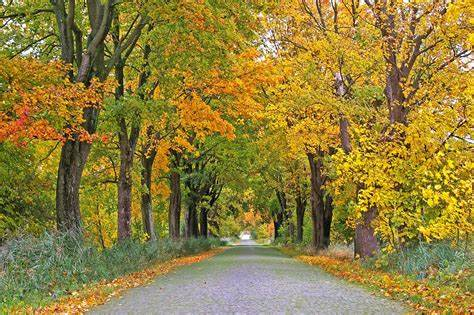
#> input picture asset/Pohon1.jpg, 474 x 315 px, found by its file name
$ python Histogram_warna.py
#> lines starting #> are read from the running program, lines starting #| are printed output that depends on the picture
# Nama : Wasthutatya
# Npm  : 5220411117
# Histogram_warna
import cv2
import numpy as np
import matplotlib.pyplot as plt

citra = cv2.imread("asset/Pohon1.jpg")
#> citra is the input picture: shape (315, 474, 3); mean B, G, R 60.7, 127.4, 144.7
# menyimpan jumlah baris dan jumlah kolom
def histogram_rgb(citra) :
    jum_baris = len(citra)
#> jum_baris = 315
    jum_kolom = len(citra[0])
#> jum_kolom = 474

    #inisiasi histogram di setiap channel
    hist_blue = np.zeros(256)
    hist_green = np.zeros(256)
    hist_red = np.zeros(256)

    for i in range(jum_baris) :
        for j in range(jum_kolom) :
            pixel_red = int(citra[i][j][0])
            pixel_green = int(citra[i][j][1])
            pixel_blue = int(citra[i][j][2])

            # Hitung kemunculan pixel
            hist_red[pixel_red] += 1
            hist_blue[pixel_blue] += 1
            hist_green[pixel_green] += 1
#> after the loop, hist_blue = 256 values, max 1677 at index 255, min 5 at index 3, mean 583.2; hist_green = 256 values, max 1376 at index 118, min 6 at index 2, mean 583.2; hist_red = 256 values, max 11142 at index 0, min 1 at index 252, mean 583.2

    return hist_red, hist_green, hist_blue

hist_red, hist_green, hist_blue = histogram_rgb(citra)

# Menampilkan semua bar
fig2, (ax, ax2, ax3) = plt.subplots(ncols=3, sharey=True)
ax.bar(range(256),hist_red,color="red")
ax2.bar(range(256),hist_blue,color="blue")
ax3.bar(range(256),hist_green,color="green")
ax.set_box_aspect(1)
ax.set_title("Histogram merah")
ax2.set_box_aspect(1)
ax2.set_title("Histogram biru")
ax3.set_box_aspect(1)
ax3.set_title("Histogram hijau")
plt.show()
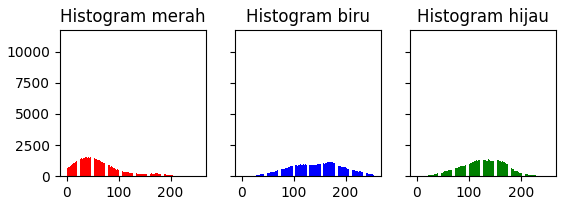
#> figure drawn by matplotlib, 3 panels; panel 1: tallest bar 11142 high, from x = -0.4 to 0.4

# [16 lines of commented-out code are left out]

$ run again, with asset/Pohon.jpg copied over asset/Pohon1.jpg
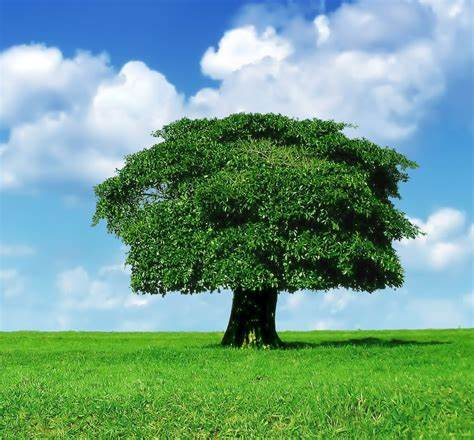
#> input picture asset/Pohon.jpg, 474 x 440 px, found by its file name
#> citra is the input picture: shape (440, 474, 3); mean B, G, R 138.6, 158.3, 112.1
#> jum_baris = 440
#> jum_kolom = 474
#> after the loop in histogram_rgb, `for i in range(jum_baris) :`: hist_blue = 256 values, max 3459 at index 0, min 131 at index 255, mean 814.7; hist_green = 256 values, max 2628 at index 209, min 73 at index 3, mean 814.7; hist_red = 256 values, max 6631 at index 0, min 28 at index 180, mean 814.7
#> `plt.show()`:
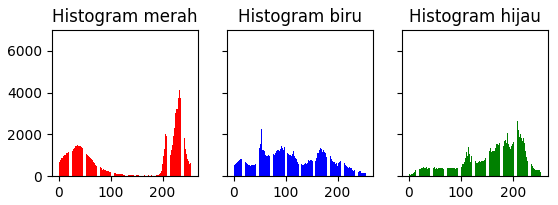
#> figure drawn by matplotlib, 3 panels; panel 1: tallest bar 6631 high, from x = -0.4 to 0.4
